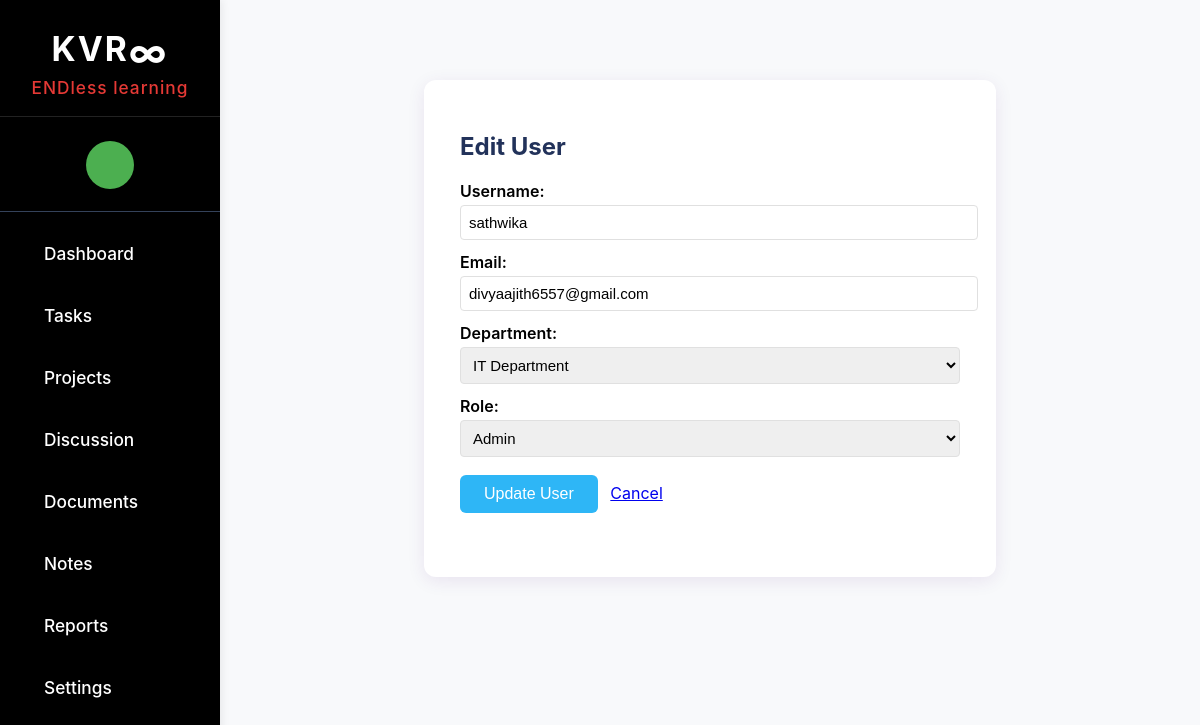
The app's page /admin/user/edit/1 (signed in) with its own data.
### tables this page shows
CREATE TABLE user (
    id INTEGER PRIMARY KEY AUTOINCREMENT, 
    username TEXT NOT NULL UNIQUE,
    password TEXT NOT NULL,
    role TEXT NOT NULL DEFAULT 'user',
    email TEXT NOT NULL UNIQUE,
    department_id INTEGER,
    FOREIGN KEY (department_id) REFERENCES department(id)
);

### app.py (the view, shortened to what this page needs)
@app.route('/admin/user/edit/<int:user_id>', methods=['GET', 'POST'])
def edit_user(user_id):
    print('[DEBUG] session role:', session.get('role'))
    if 'role' not in session or session['role'] not in ('admin', 'superadmin'):
        abort(403)
    user = query_db("SELECT * FROM user WHERE id = ?", [user_id], one=True)
    departments = query_db("SELECT * FROM department")
    if not user:
        flash('User not found.', 'danger')
        return redirect(url_for('admin_dashboard'))
    return render_template('edit_user.html', user=user, departments=departments)

### app.py (called while the page is built)
def get_db():
    db = getattr(g, '_database', None)
    if db is None:
        db = g._database = sqlite3.connect(DATABASE)
        db.row_factory = sqlite3.Row
    return db

@app.teardown_appcontext
def close_connection(exception):
    db = getattr(g, '_database', None)
    if db is not None:
        db.close()

def query_db(query, args=(), one=False, commit=False):
    cur = get_db().execute(query, args)
    rv = cur.fetchall()
    cur.close()
    if commit:
        get_db().commit()
    return (rv[0] if rv else None) if one else rv

@app.before_request
def seed_departments():
    departments = [
        'IT Department', 'Marketing Department', 'Graphic Designers',
        'Operations', 'Finance', 'HR', 'Sales',
        'Business Analyst', 'Executive Department'
    ]
    for name in departments:
        exists = query_db("SELECT id FROM department WHERE name = ?", [name], one=True)
        if not exists:
            query_db("INSERT INTO department (name) VALUES (?)", [name], commit=True)

### templates/edit_user.html (shortened to what this page needs)
{% extends 'base.html' %}
{% block content %}
<div class="container" style="max-width: 500px; margin: 40px auto; background: #fff; border-radius: 12px; padding: 32px 36px; box-shadow: 0 4px 18px rgba(80,0,120,0.09);">
    <h2>Edit User</h2>
    <form method="POST">
        <div class="form-group">
            <label>Username:</label>
            <input type="text" name="username" value="{{ user['username'] }}" required>
        </div>
        <div class="form-group">
            <label>Email:</label>
            <input type="email" name="email" value="{{ user['email'] }}" required>
        </div>
        <div class="form-group">
            <label>Department:</label>
            <select name="department_id" required>
                {% for dept in departments %}
                    <option value="{{ dept['id'] }}" {% if user['department_id'] == dept['id'] %}selected{% endif %}>{{ dept['name'] }}</option>
                {% endfor %}
            </select>
        </div>
        <div class="form-group">
            <label>Role:</label>
            <select name="role" required>
                <option value="admin" {% if user['role'] == 'admin' %}selected{% endif %}>Admin</option>
            </select>
        </div>
        <button type="submit" class="btn btn-primary">Update User</button>
        <a href="{{ url_for('admin_dashboard') }}" class="btn btn-secondary" style="margin-left: 8px;">Cancel</a>
    </form>
</div>
{% endblock %}

### static/admin.css (style rules this page uses)
body { font-family: 'Inter', Arial, sans-serif; background: #f8f9fb; margin: 0; padding: 0; }
.container { max-width: 1100px; margin: 40px auto; background: #fff; border-radius: 10px; padding: 32px; box-shadow: 0 2px 8px rgba(0,0,0,0.07); }
h1, h2 { color: #22325a; }
form { margin-bottom: 32px; }
form label { display: block; margin-top: 12px; font-weight: 600; }
form input, form select, form textarea { width: 100%; padding: 8px; margin-top: 4px; border-radius: 4px; border: 1px solid #e0e0e0; font-size: 15px; }
form button { margin-top: 18px; padding: 10px 24px; background: #2eb6f6; color: #fff; border: none; border-radius: 6px; font-size: 16px; cursor: pointer; }

### records on screen
user: username "sathwika", email "divyaajith6557@gmail.com", role "Admin"

### other values on screen
form field department_id "IT Department"
